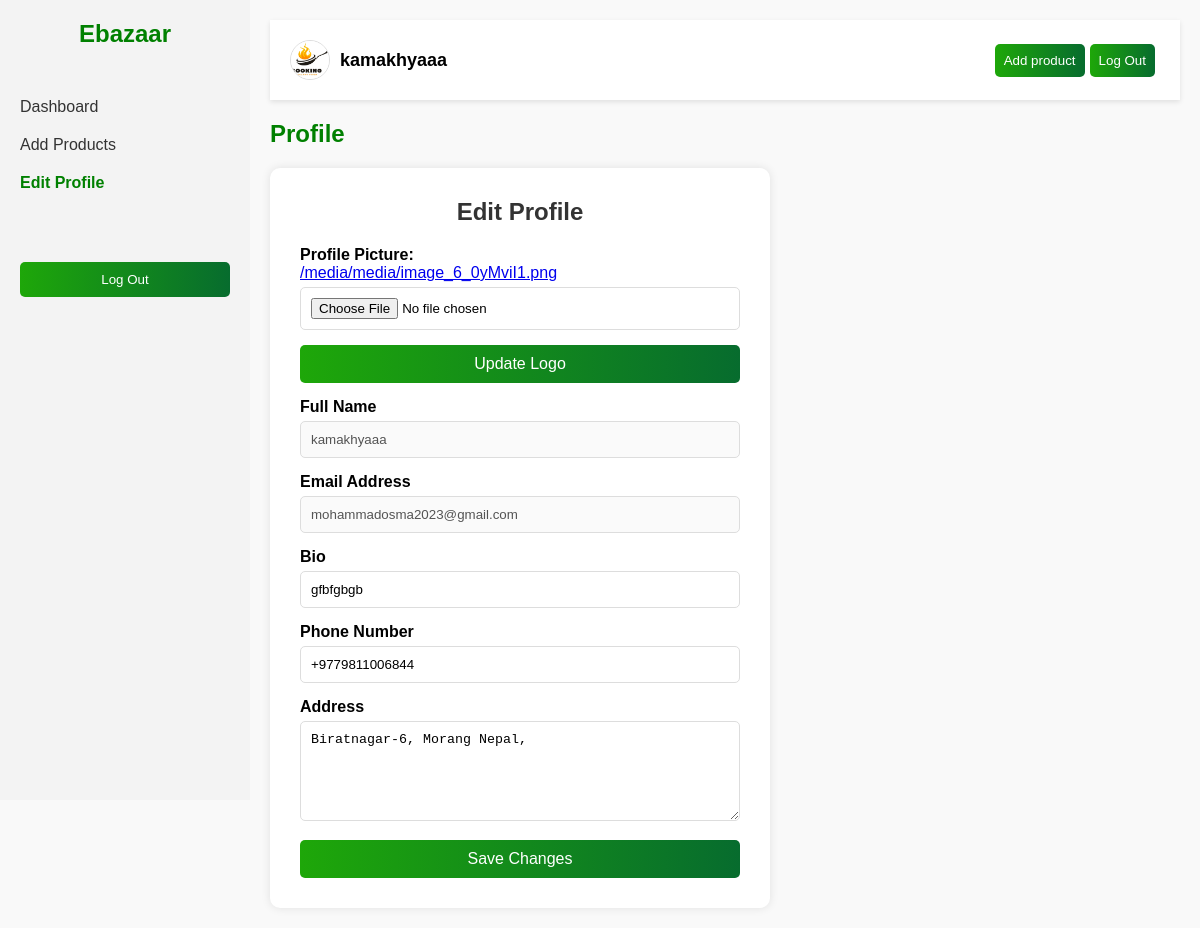
The page /profile/ (signed in) on the database as committed earlier.
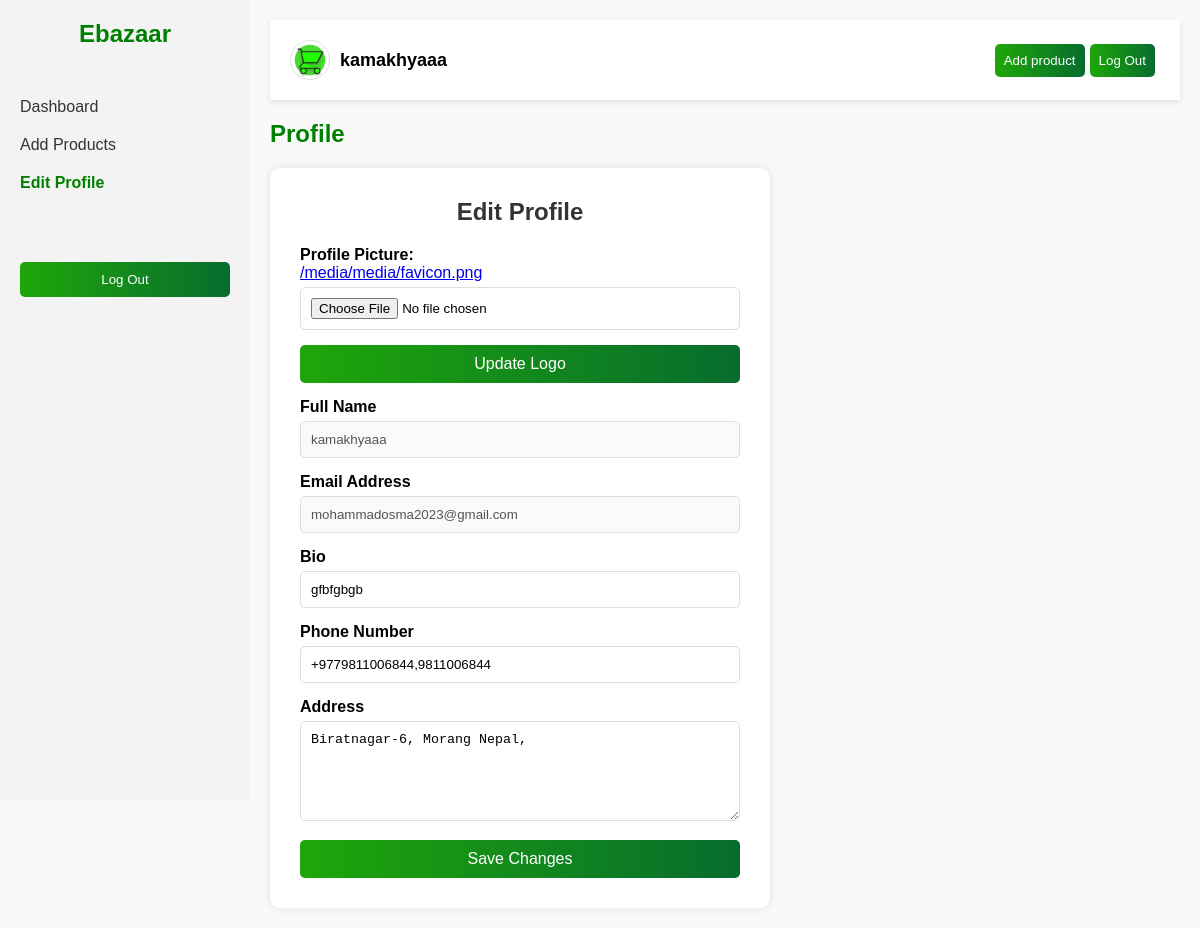
The same page on the database as committed later.
### ebozarapp/models.py (models this page shows, shortened)
class Profile(models.Model):
    USER_TYPE_CHOICES = [
        ('buyer', 'Buyer'),
        ('seller', 'Seller'),
    ]
    user = models.OneToOneField(User, on_delete=models.CASCADE)
    store_name = models.CharField(max_length=255)
    email = models.EmailField(max_length=254)
    phone_number = models.CharField(max_length=30)
    bio = models.TextField(null=True, blank=True)
    logo = models.ImageField(upload_to='media/', null=True, blank=True)
    address = models.CharField(max_length=255, null=True, blank=True)
    country = models.CharField(max_length=100, null=True, blank=True)
    city = models.CharField(max_length=100, null=True, blank=True)
    verify  = models.BooleanField(default=True)
    date = models.DateField(auto_now_add=True)
    date_time = models.DateTimeField(auto_now_add=True)
    user_type = models.CharField(max_length=10, choices=USER_TYPE_CHOICES)

### ebozarapp/views.py (the view, shortened to what this page needs)
# urls.py: path('profile/', views.profile, name='profile'),
@login_required(login_url='/login')
def profile(request):
    user = request.user
    user_profile = Profile.objects.get(user=user)
    context = {'user_profile': user_profile}
    return render(request, 'profile.html', context)

### templates/profile.html (shortened to what this page needs)
<!DOCTYPE html>
<html lang="en">
<head>
    <link rel="stylesheet" href="/static/css/dashboard.css">
    <link rel="stylesheet" href="/static/css/profile.css">
</head>
<body>
    <div class="sidebar">
        <a href="/">
            <h2 class="logo">Ebazaar</h2>
        </a>
        <ul>
            <li><a href="/dashboard" >Dashboard</a></li>
            <li><a href="/add_product">Add Products</a></li>
            <li><a href="/profile" class="active">Edit Profile</a></li>
        </ul>
        <form method="POST" action="{% url 'logout' %}">
            <button class="logout-btn">Log Out</button>
        </form>
    </div>
    <div class="main-content">
        <div class="topbar">
            <a href="/profile">
                <div class="user-info">
                    {% if user_profile.logo %}
                        <img src="{{user_profile.logo.url}}" alt="Profile Picture">
                        <span class="user-name">{{user_profile.store_name}}</span>
                    {% else %}
                        <img src="/static/assets/camera.png" alt="Profile Picture">
                        <span class="user-name">{{user_profile.store_name}}</span>
                    {% endif %}
                </div>
            </a>
            <div class="addprt">
                <a class="add_product_button" href="/add_product"><button>Add product</button></a>
                <a href="/logout"><button>Log Out</button></a>
            </div>
        </div>
        <div class="dashboard">
            <div class="addprt">
                <h2>Profile</h2>
            </div>
            <div class="form-container">
                <h2>Edit Profile</h2>
                <form method="POST" action="/profile/?action=update_logo" enctype="multipart/form-data">
                    <div class="form-group">
                        <label for="profile_picture">Profile Picture:  </label>
                        {% if user_profile.logo %}
                            <a href="{{ user_profile.logo.url }}" target="_blank">
                                <div class="image_url">
                                    {{ user_profile.logo.url }}
                                </div>
                            </a>
                        {% else %}
                            <p>No profile picture uploaded</p>
                        {% endif %}
                        <input type="file"  name="logo" accept="image/*" required>
                    </div>
                    <button type="submit" class="btn-primary">Update Logo</button>
                </form>
                <form method="POST" action="/profile/?action=update_profile">
                    <div class="form-group">
                        <label for="name">Full Name</label>
                        <input type="text" name="name" value="{{user_profile.store_name}}" disabled>
                    </div>
                    <div class="form-group">
                        <label for="email">Email Address</label>
                        <input type="email" name="email" value="{{user_profile.email}}" disabled>
                    </div>
                    <div class="form-group">
                        <label for="bio">Bio</label>
                        <input type="text" name="bio" value="{{user_profile.bio}}" >
                    </div>
                    <div class="form-group">
                        <label for="phone">Phone Number</label>
                        <input type="tel" name="phone_number" value="{{user_profile.phone_number}}" placeholder="Enter your phone number" required>
                    </div>
                    <div class="form-group">
                        <label for="address">Address</label>
                        <textarea id="address" name="address" placeholder="Enter your address">{{user_profile.address}}</textarea>
                    </div>
                    <button type="submit" class="btn-primary">Save Changes</button>
                </form>
            </div>
        </div>
    </div>
</body>
</html>

### static/css/dashboard.css (style rules this page uses)
* { margin: 0; padding: 0; box-sizing: border-box; }
body { font-family: 'Arial', sans-serif; background-color: #f9f9f9; display: flex; }
.sidebar { width: 250px; background-color: #f3f3f3; height: 100vh; padding: 20px; }
.sidebar .logo { font-size: 24px; font-weight: bold; color: green; text-align: center; margin-bottom: 50px; }
.sidebar ul { list-style: none; }
.sidebar ul li { margin-bottom: 20px; }
.sidebar ul li a { text-decoration: none; font-size: 16px; color: #333; display: flex; align-items: center; }
.sidebar ul li a.active { color: green; font-weight: bold; }
.sidebar .logout-btn { background: linear-gradient(90deg, #1EA709 0%, #076C2E 100%); color: white; border: none; width: 100%; padding: 10px; border-radius: 5px; text-align: center; margin-top: 50px; cursor: pointer; }
.sidebar a { text-decoration: none; }
.main-content { flex: 1; padding: 20px; }
.topbar { display: flex; justify-content: space-between; align-items: center; background-color: white; padding: 20px; box-shadow: 0px 2px 5px rgba(0, 0, 0, 0.1); margin-bottom: 20px; }
.topbar a { text-decoration: none; color: black; }
.user-info { display: flex; align-items: center; }
.user-info img { width: 40px; height: 40px; border-radius: 50%; margin-right: 10px; border:1px solid #ddd; object-fit: cover; }
.user-info .user-name { font-size: 18px; font-weight: bold; }
.dashboard h2 { color: green; margin-bottom: 20px; }
.addprt { display: flex; justify-content: space-between; }
.addprt button { padding: 9px; border-radius: 5px; border: none; color: white; background: linear-gradient(90deg, #1EA709 0%, #076C2E 100%); cursor: pointer; margin-right: 5px; }

### static/css/profile.css (style rules this page uses)
.form-container { background-color: #ffffff; padding: 30px; border-radius: 10px; width: 100%; max-width: 500px; box-shadow: 0 0 10px rgba(0, 0, 0, 0.1); }
.form-group { margin: 15px 0; }
.form-container h2 { text-align: center; margin-bottom: 20px; color: #333; }
.form-group label { font-weight: bold; margin-top: 10px; }
.form-group input[type="bio"], .form-group input[type="text"], .form-group input[type="email"], .form-group input[type="tel"], .form-group input[type="file"], .form-group textarea { width: 100%; padding: 10px; margin-top: 5px; border: 1px solid #ddd; border-radius: 5px; box-sizing: border-box; }
.form-group textarea { resize: vertical; height: 100px; }
.btn-primary { background: linear-gradient(90deg, #1EA709 0%, #076C2E 100%); color: white; border: none; padding: 10px 20px; width: 100%; border-radius: 5px; font-size: 1rem; cursor: pointer; }
.image_url { width: 266px; overflow: hidden; white-space: nowrap; text-overflow: ellipsis; }

Rows that differ between the two databases and show on the page:
changed Profile "kamakhyaaa": logo: a different picture; logo "/media/media/image_6_0yMviI1.png" → "/media/media/favicon.png"; phone_number "+9779811006844" → "+9779811006844,9811006844"
